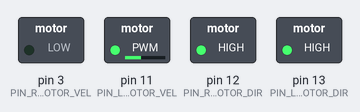
Bench run of a sketch on a simulated Arduino Uno, built with avr-gcc and run on an emulated ATmega328P. Parts: switched loads named in the sketch (green lamp = pin HIGH).

Above: at 5.05 s.
At 15.0 s:
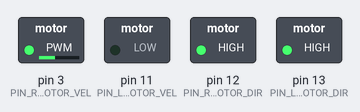
Timing chart, 0 to 18.0 s (numbered marks = the images above):
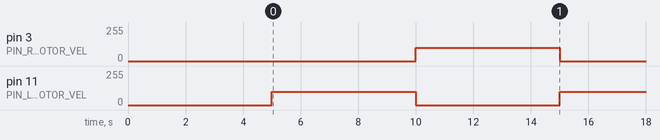

Measured:
- by itself, pin 3 (PIN_RIGHT_MOTOR_VEL), pin 11 (PIN_LEFT_MOTOR_VEL): alternates 100/255 for 5.0 s and 0/255 for 5.0 s

The sketch:

BasicMotor.ino
```cpp
// define pins
const int PIN_LEFT_MOTOR_DIR = 13;
const int PIN_LEFT_MOTOR_VEL = 11;
const int PIN_RIGHT_MOTOR_DIR = 12;
const int PIN_RIGHT_MOTOR_VEL = 3;

const int FORWARD = 1;
const int BACKWARD = 0;


void move_right_motor(int direction, int speed) {
    digitalWrite(PIN_RIGHT_MOTOR_DIR, direction);
    analogWrite(PIN_RIGHT_MOTOR_VEL, speed);
}

void move_left_motor(int direction, int speed) {
    digitalWrite(PIN_LEFT_MOTOR_DIR, direction);
    analogWrite(PIN_LEFT_MOTOR_VEL, speed);
}

void setup() {
    // set motor pins as outputs
    pinMode(PIN_LEFT_MOTOR_DIR, OUTPUT);
    pinMode(PIN_RIGHT_MOTOR_DIR, OUTPUT);

    // set initial speed to 0 and initial direction to forward
    // for both motors
    digitalWrite(PIN_LEFT_MOTOR_DIR, FORWARD);
    digitalWrite(PIN_RIGHT_MOTOR_DIR, FORWARD);
    analogWrite(PIN_LEFT_MOTOR_VEL, 0);
    analogWrite(PIN_RIGHT_MOTOR_VEL, 0);

    delay(5000);
}

void move_in_circles() {
    move_right_motor(FORWARD, 0);
    move_left_motor(FORWARD, 100);
    delay(5000);
    move_right_motor(FORWARD, 100);
    move_left_motor(FORWARD, 0);
    delay(5000);
}


void loop() {
    move_in_circles();
}

/*
void loop2() {
    move_right_motor(FORWARD, 100);
    move_left_motor(FORWARD, 100);
    delay(3000);

    move_right_motor(FORWARD, 0);
    move_left_motor(FORWARD, 0);
    delay(500);

    move_right_motor(BACKWARD, 100);
    move_left_motor(BACKWARD, 100);
    delay(3000);

    move_right_motor(BACKWARD, 0);
    move_left_motor(BACKWARD, 0);
    delay(500);
}

void loop() {

    digitalWrite(PIN_LEFT_MOTOR_DIR, FORWARD);
    digitalWrite(PIN_RIGHT_MOTOR_DIR, FORWARD);
    analogWrite(PIN_LEFT_MOTOR_VEL, 100);
    analogWrite(PIN_RIGHT_MOTOR_VEL, 100);
    delay(3000);

    analogWrite(PIN_LEFT_MOTOR_VEL, 0);
    analogWrite(PIN_RIGHT_MOTOR_VEL, 0);
    delay(500);


    digitalWrite(PIN_LEFT_MOTOR_DIR, BACKWARD);
    digitalWrite(PIN_RIGHT_MOTOR_DIR, BACKWARD);
    analogWrite(PIN_LEFT_MOTOR_VEL, 200);
    analogWrite(PIN_RIGHT_MOTOR_VEL, 200);
    delay(3000);

    analogWrite(PIN_LEFT_MOTOR_VEL, 0);
    analogWrite(PIN_RIGHT_MOTOR_VEL, 0);
    delay(500);
}
*/
```
